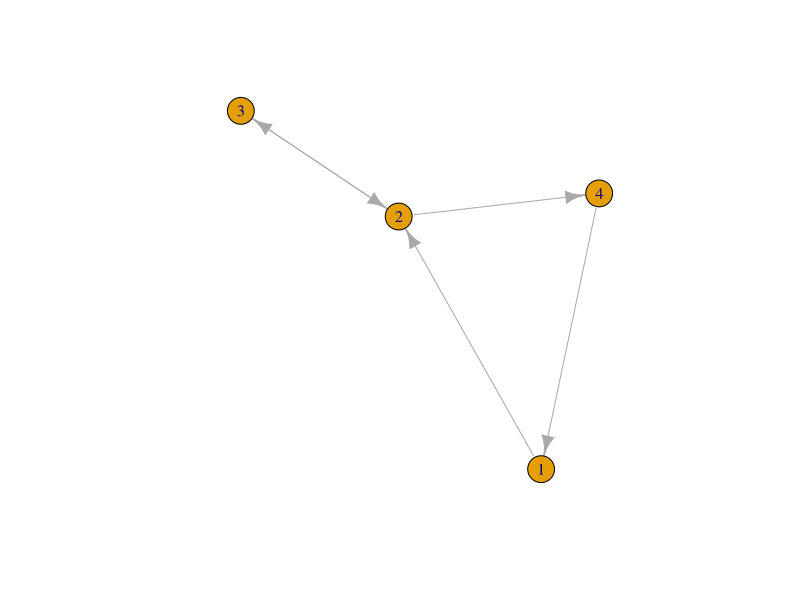
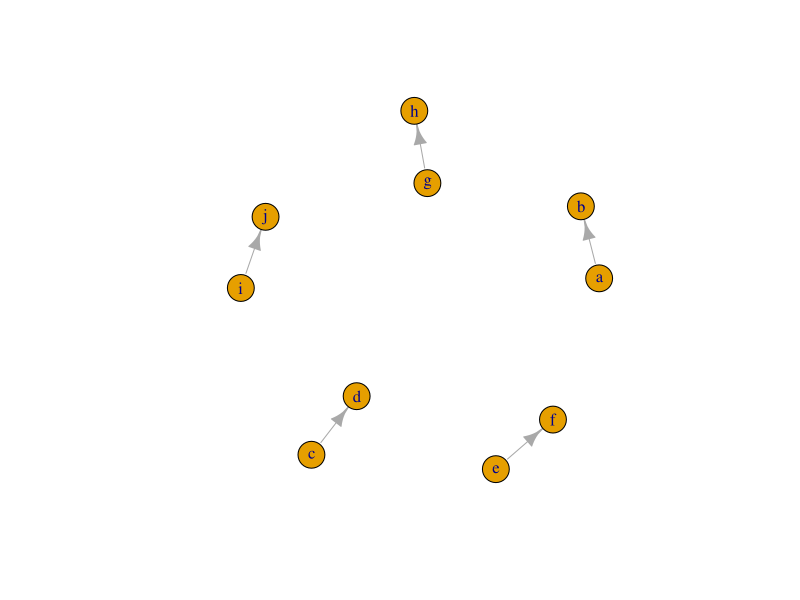
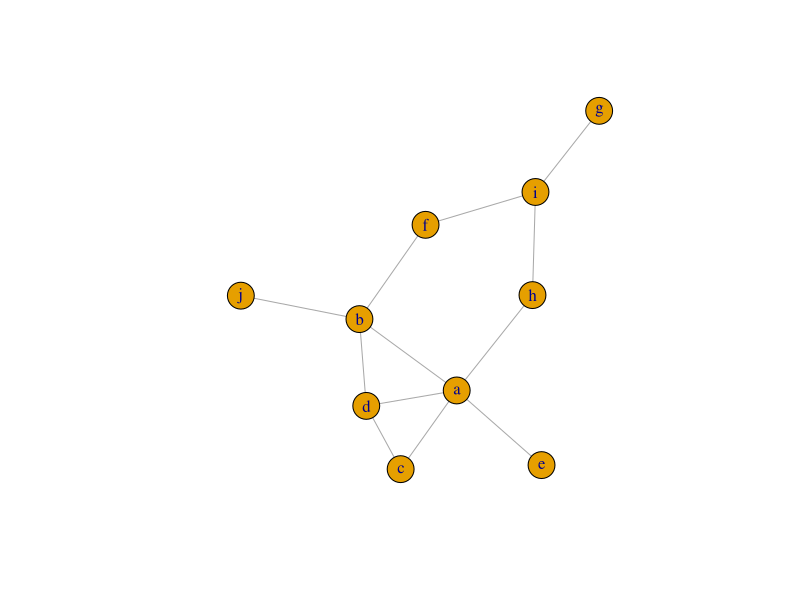
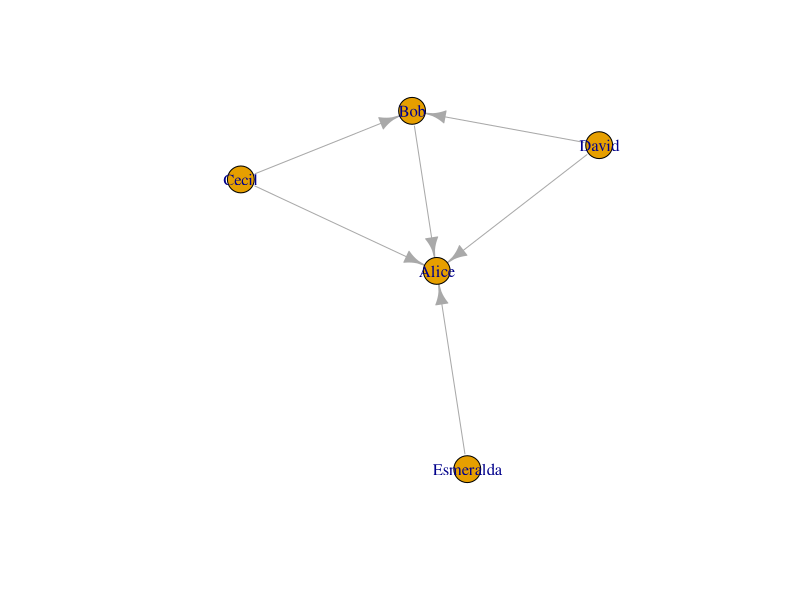
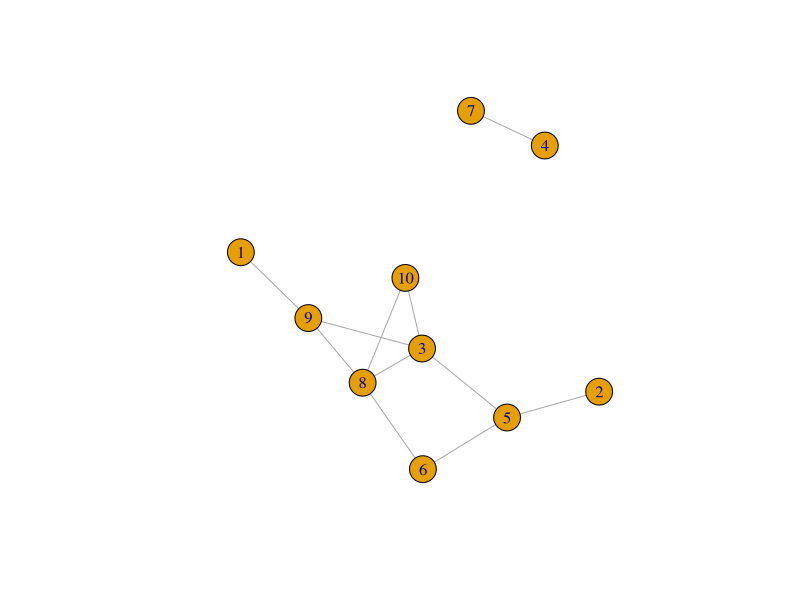
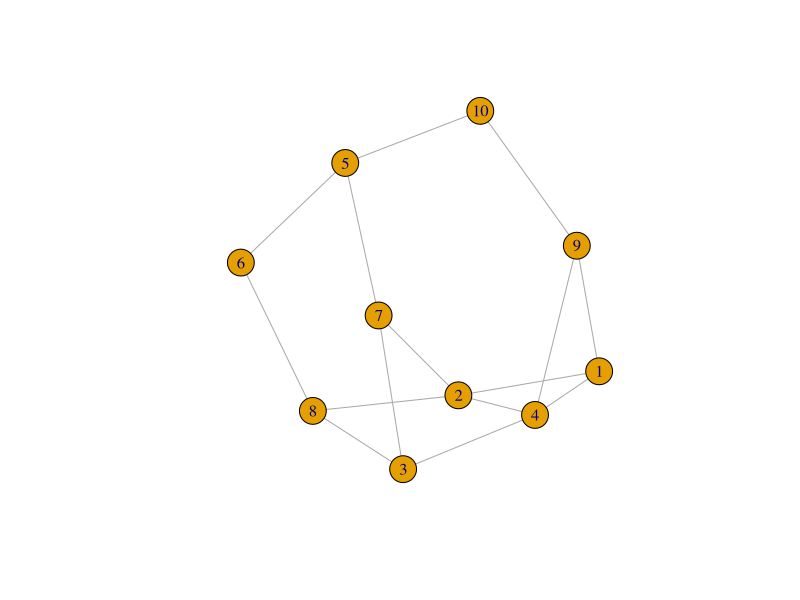
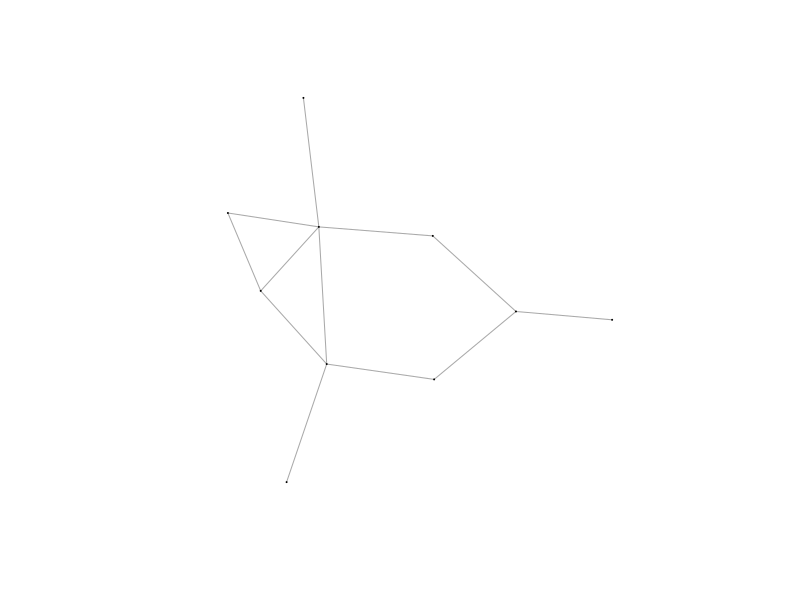
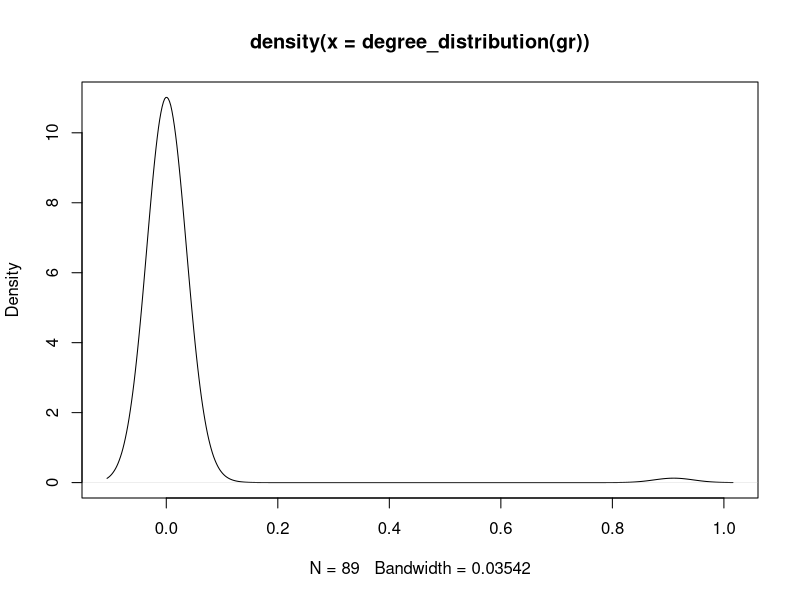

The R script that drew these images, in order:
## ---- chunk 1
library(igraph)
library(tidyverse)
library(ggraph)
library(gridExtra)
## ---- chunk 2
make_graph(letters[1:10], directed = T)
## ---- chunk 3
edge_list <-
    data.frame(from = c(1, 2, 2, 3, 4), to = c(2, 3, 4, 2, 1)) %>% 
    as.matrix()

g <- graph_from_edgelist(edge_list,directed = TRUE)

g

plot(g)
## ---- chunk 4
g <- make_graph(letters[1:10], directed = T)
g
plot(g)
## ---- chunk 5
set.seed(123)

adj_matrix <-
    matrix(sample(0:1, 100, replace = TRUE, prob = c(0.8, 0.1)), nc = 10)

colnames(adj_matrix) <- letters[1:10]

rownames(adj_matrix) <- letters[1:10]

adj_matrix

g <-
    graph_from_adjacency_matrix(adj_matrix, mode = "undirected", weighted = T)

g
plot(g)
## ---- chunk 6
actors <- data.frame(
  name=c("Alice", "Bob", "Cecil", "David","Esmeralda"),
  age=c(48,33,45,34,21),
  gender=c("F","M","F","M","F"))

relations <- data.frame(
  from=c("Bob", "Cecil", "Cecil", "David","David", "Esmeralda"),
  to=c("Alice", "Bob", "Alice", "Alice", "Bob", "Alice"),
  same.dept=c(FALSE,FALSE,TRUE,FALSE,FALSE,TRUE),
  friendship=c(4,5,5,2,1,1), 
  advice=c(4,5,5,4,2,3)
  )

actor_relation_g <- graph_from_data_frame(relations, directed=TRUE, vertices=actors)

actor_relation_g
plot(actor_relation_g)
## ---- chunk 7
# sample 10 vertex, every possible edge is created with the same constant probability 0.3
set.seed(12)
gr <- sample_gnp(10, 0.3)
gr
plot(gr)
## ---- chunk 8
# sample 10 vertex, create a 15-edge graph
set.seed(123)
gr <- sample_gnm(10, 15)
gr
plot(gr)
## ---- chunk 9
set.seed(123)

gr <- sample_pa(100, power = 2)

plot(g, vertex.label= NA, edge.arrow.size=0.02,vertex.size = 0.5)

plot(density(degree_distribution(gr)))
## ---- chunk 10
V(actor_relation_g)$name
V(actor_relation_g)$age
V(actor_relation_g)$gender
## ---- chunk 11
igraph::as_data_frame(actor_relation_g, what = "vertices")
## ---- chunk 12
# edge attributes
E(actor_relation_g)$same.dept
E(actor_relation_g)$friendship

# edge data.frame
igraph::as_data_frame(actor_relation_g, what = "edges")
## ---- chunk 13
# add vertices 
actor_relation_g %>% 
    add_vertices(2, name=c("Lisa","Zack")) # the first argument is number of vertex

actor_relation_g + vertices(c("Lisa","Zack"))
## ---- chunk 14
# add connected edges (even number of vertices). 
actor_relation_g %>% 
    add_edges(c("Alice","Bob"))

actor_relation_g + edge(c("Alice","Bob"))
## ---- chunk 15
# add paths. The vertices must be from known vertices already in the graph 
actor_relation_g + path("Alice","Bob","Cecil")
## ---- chunk 16
actor_relation_g + make_graph(c("Alice","Bob","Bob","Melisa")) # this create same path as above
## ---- chunk 17
### remove the vertices whose age is younger than 30
vertex_df = actor_relation_g %>% 
    igraph::as_data_frame(what="vertices") %>% 
        dplyr::as_tibble() %>% 
        dplyr::mutate(index=row_number()) %>% 
        dplyr::filter(age < 30)

# remove vertices by index number 
actor_relation_g %>% delete_vertices(vertex_df$index)

# remove vertice by name 
actor_relation_g %>% delete_vertices(vertex_df$name)
## ---- chunk 18
### remove the edges with friendship <= 1 
edge_df = actor_relation_g %>% 
    igraph::as_data_frame(what="edges") %>% 
    dplyr::as_tibble() %>% 
    mutate(index=row_number()) %>% 
    mutate(name=paste(from,to,sep="|")) %>% 
    filter(friendship <= 1)

# remove vertice by index
actor_relation_g %>% delete_edges(edge_df$index)

# remove vertice by name 
actor_relation_g %>% delete_edges(edge_df$name)
## ---- chunk 19
# add a new attr "relationship" for people in the same dept
edge_df <-
    actor_relation_g %>% igraph::as_data_frame(what = "edges") %>%
    mutate(relationship = ifelse(same.dept, "collegue", NA))

actor_relation_g %>%
    set_edge_attr("relationship", which(!is.na(edge_df$relationship)), edge_df$relationship[!is.na(edge_df$relationship)]
                  )

## ---- chunk 20
# create new graph
g2 <- graph_from_literal("David"-+"Charlie"+-+"Lisa",
                        "Lisa"+-+"David"+-"Jim",
                        "Zack"+-"Esmeralda"-+"Bob",
                        "Zack"+-"Charlie",
                        "Lisa"+-"Lisa",
                        "Bob"-+"Alice"+-"Esmeralda"
                        )

#### union graph
g3 <- igraph::union(actor_relation_g,g2)

#### graph intersection
g4 <- igraph::intersection(actor_relation_g,g2)

### plot new graphs
par(mfrow=c(2,2)) 
plot(actor_relation_g, edge.arrow.size=.4)
plot(g2, edge.arrow.size=.4)
plot(g3, edge.arrow.size=.4)
plot(g4, edge.arrow.size=.4)
## ---- chunk 21
# induce a subgraph using a list of vertices
igraph::induced_subgraph(actor_relation_g, v=c("Alice","Bob","Cecil"))

# induce a subgraph using edges
igraph::subgraph.edges(actor_relation_g, c("Bob|Alice","David|Bob","Cecil|Alice"), delete.vertices = TRUE)

# induce a subgraph using edges attribute (friendship score stronger than 3)
e1 = E(actor_relation_g)[E(actor_relation_g)$friendship > 3]
igraph::subgraph.edges(actor_relation_g, e1, delete.vertices = TRUE)
## ---- chunk 22
# check two nodes adjacent. return boolean
are_adjacent(g3,"Jim", "Zack")

# paths to connect 
all_shortest_paths(g3, "Jim","Zack")$res[[1]] # return a igraph.vs

all_simple_paths(g3, "Jim", "Zack") # return a list of igraph.vs

all_simple_paths(g3, "Jim", "Zack", mode = "all")  # regardless of direction
